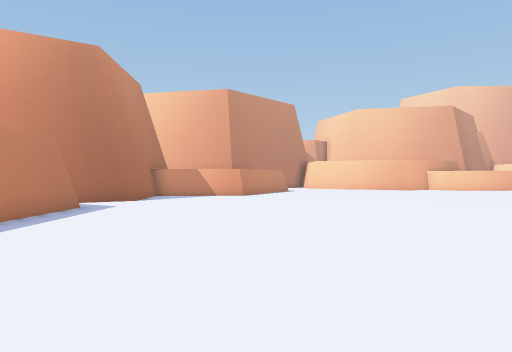
view 1 (above)

24 first-person views from a walk through a scene from a Unity 3-D project. The camera is 1.2 m above the floor, looks level and sees 70° across. The floor is counted in squares, 1.5 m on a side. Each view is taken from the middle of a square. On the plan, view 1 faces up. The plan holds only what a view shows up to about 12 squares ahead; the rest is blank. The place goes on beyond the plan. The player is left out.

view 2
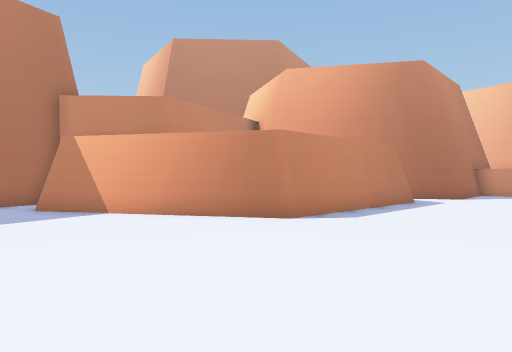

view 3
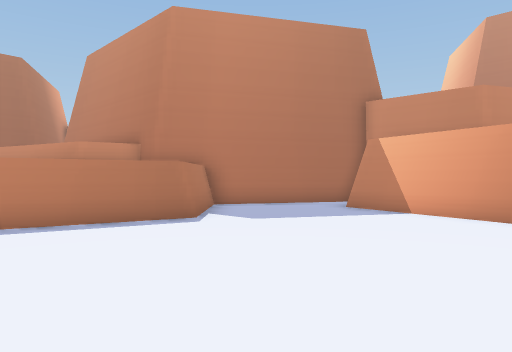

view 4
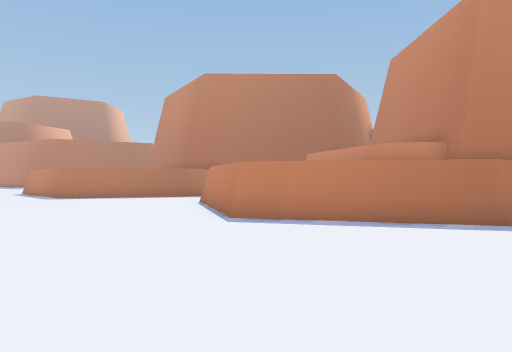

view 5
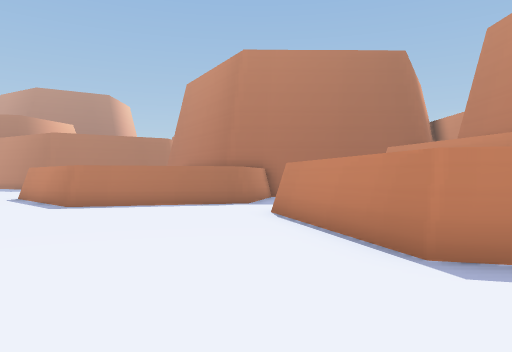

view 6
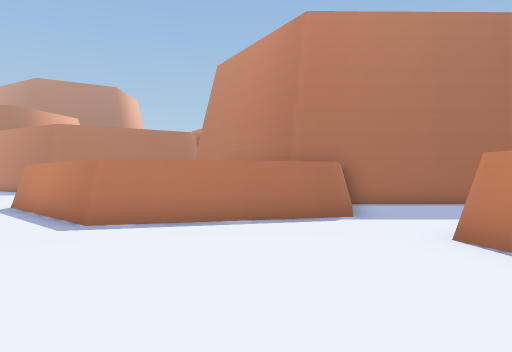

view 7
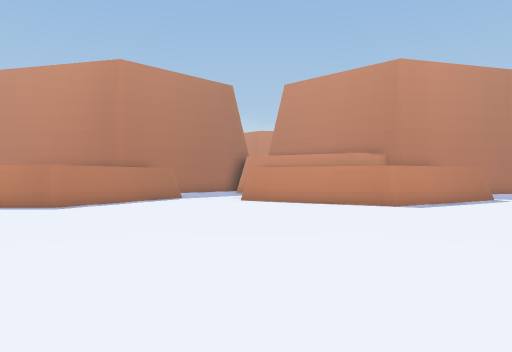

view 8
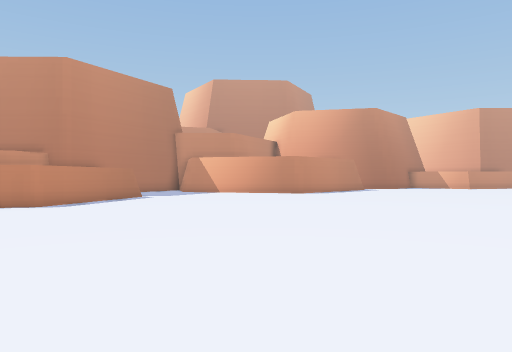

view 9
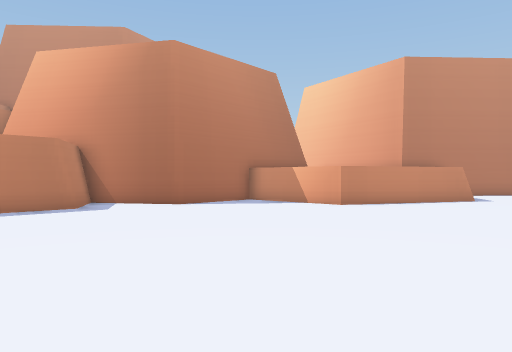

view 10
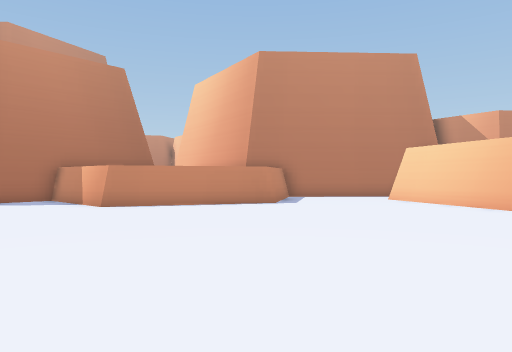

view 11
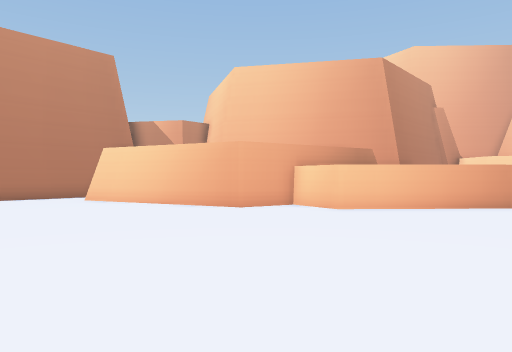

view 12
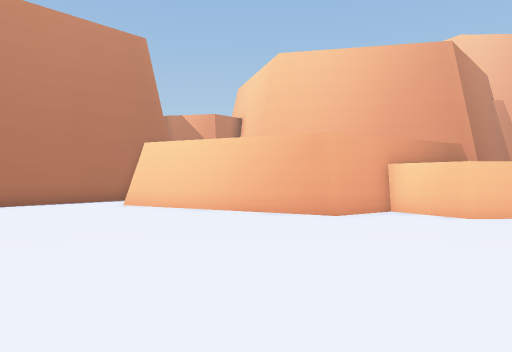

view 13
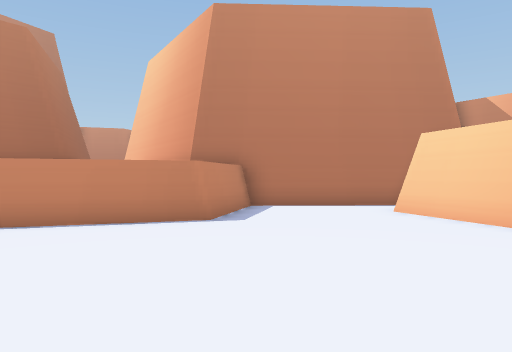

view 14
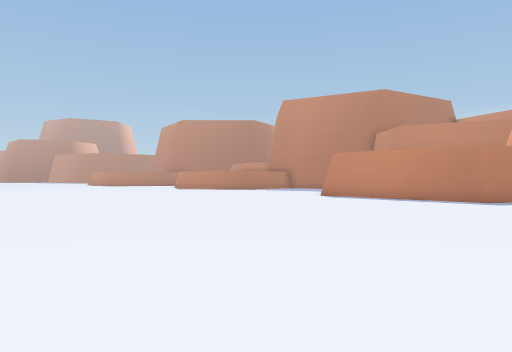

view 15
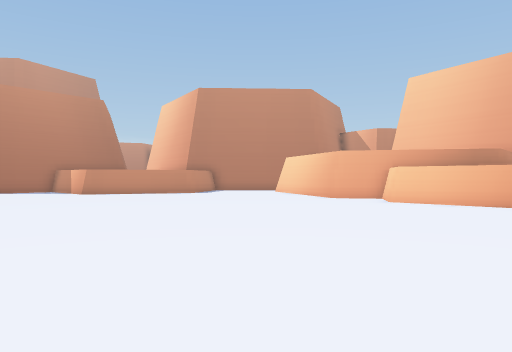

view 16
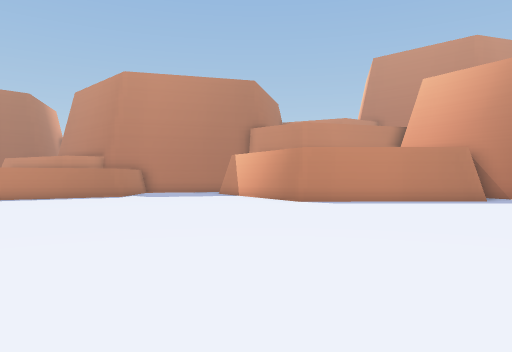

view 17
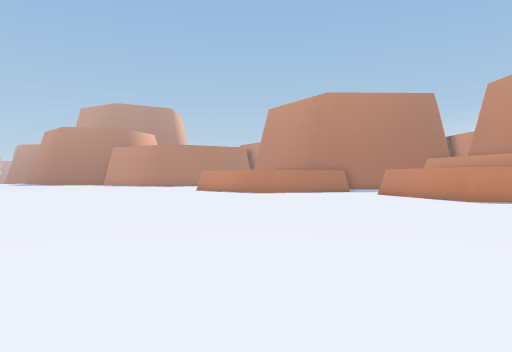

view 18
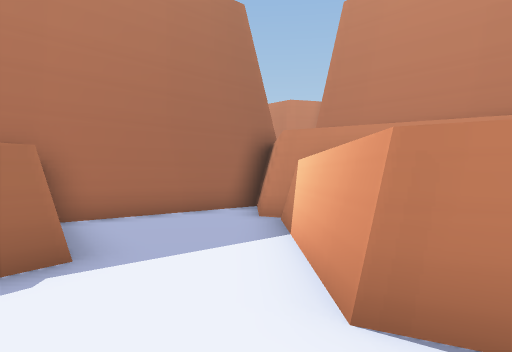

view 19
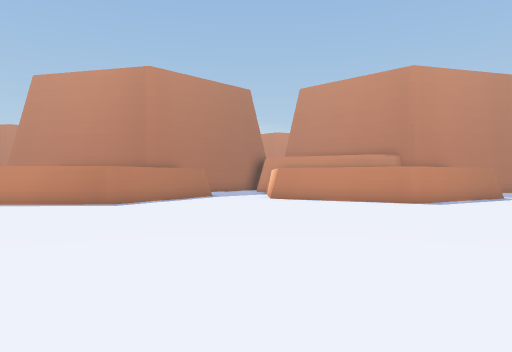

view 20
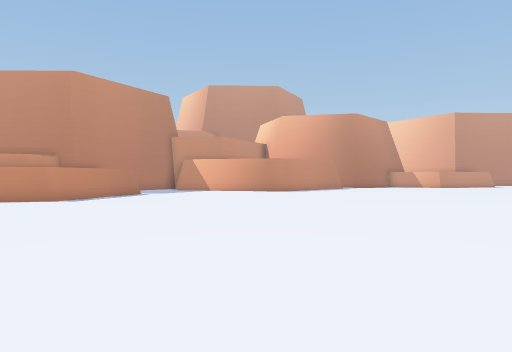

view 21
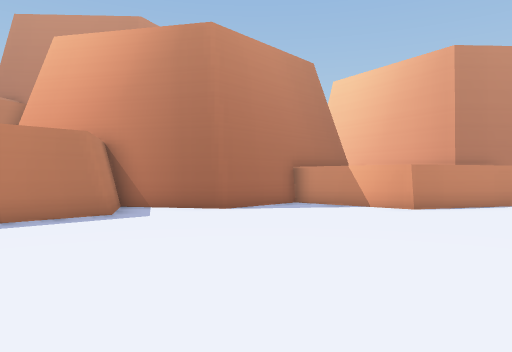

view 22
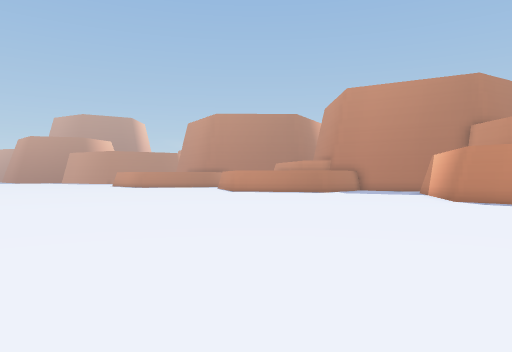

view 23
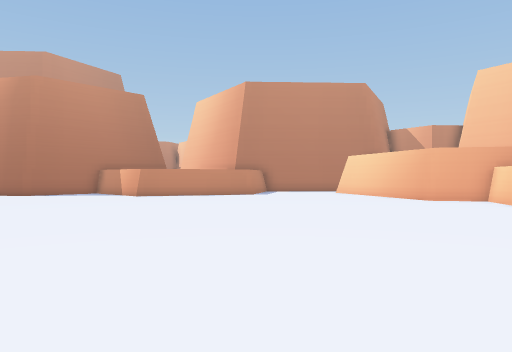

view 24
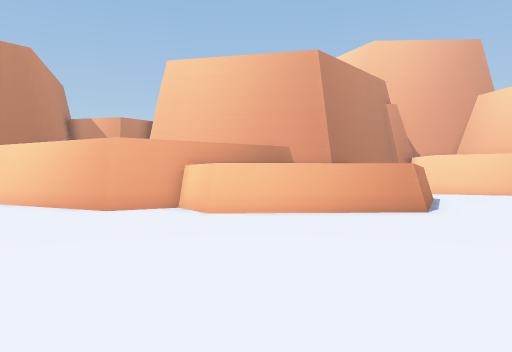

### Floor plan
Points are (right, up) in squares from view 1. A wall is a line through its corners. A room is listed if a view was taken in it or the views show most of it. See-through windows are left out.
Room 1 (views 1, 2, 3, 4, 5, 6, 7, 8, 9, 10, 11, 12, 13, 14, 15, 16, 17, 18, 19, 20, 21, 22, 23, 24)
walls: (-4.6, 3.5) (-8.2, 1.4); (-4.7, -7.3) (-7, -11.4); (-7.1, -3.4) (-4.8, -7.1) (-7.2, -11.4) (-11.8, -11.4); (-8.4, 1.3) (-9.6, 0.6); (-4, 12) (-6.9, 10.1); (-8.6, -3.4) (-7.5, -3.4); (-6.7, 10.3) (-4.6, 9.1) (-4.6, 3.3); (-11.8, 1.4) (-10.4, -3.6); (-4.2, 15.3) (-4, 11.7); (-9.6, -14.7) (-8.4, -13.9) (-4.4, -16.2) (-4.4, -16.6); (-0.3, 21.9) (1.5, 19.1) (-0.6, 15) (-4.3, 14.8); (-12.5, -11.7) (-14.5, -11.8); (10.9, 22) (8.6, 20.5) (3.5, 23.1); (15.6, 20.2) (11.1, 20) (10, 21.6); (-14.6, -12.3) (-11.1, -15.7); (16.6, 22) (15.8, 20.5); (2.9, 25.3) (-0.5, 21.5)
low walls: (-4.6, 3.3) (-9.2, 0.5); (-4, 11.7) (-6, 10.4)

Where each view was taken, in squares from view 1:
view 1: 0 up, 0 right, facing up
view 2: 2 down, 0 right, facing up-left
view 3: 2 down, 0 right, facing left
view 4: 2 down, 0 right, facing down-left
view 5: 6 down, 1 left, facing down-left
view 6: 10 down, 2 left, facing down-left
view 7: 11 down, 5 right, facing left
view 8: 10 down, 6 right, facing up-left
view 9: 6 up, 5 right, facing up-left
view 10: 11 up, 9 right, facing up-left
view 11: 11 up, 9 right, facing up
view 12: 13 up, 7 right, facing up
view 13: 15 up, 7 right, facing up-left
view 14: 12 up, 8 right, facing down-left
view 15: 9 up, 16 right, facing up-left
view 16: 2 up, 7 right, facing left
view 17: 4 down, 8 right, facing down-left
view 18: 12 down, 5 left, facing left
view 19: 12 down, 6 right, facing left
view 20: 11 down, 8 right, facing up-left
view 21: 6 up, 3 right, facing up-left
view 22: 7 up, 8 right, facing down-left
view 23: 8 up, 13 right, facing up-left
view 24: 12 up, 12 right, facing up
